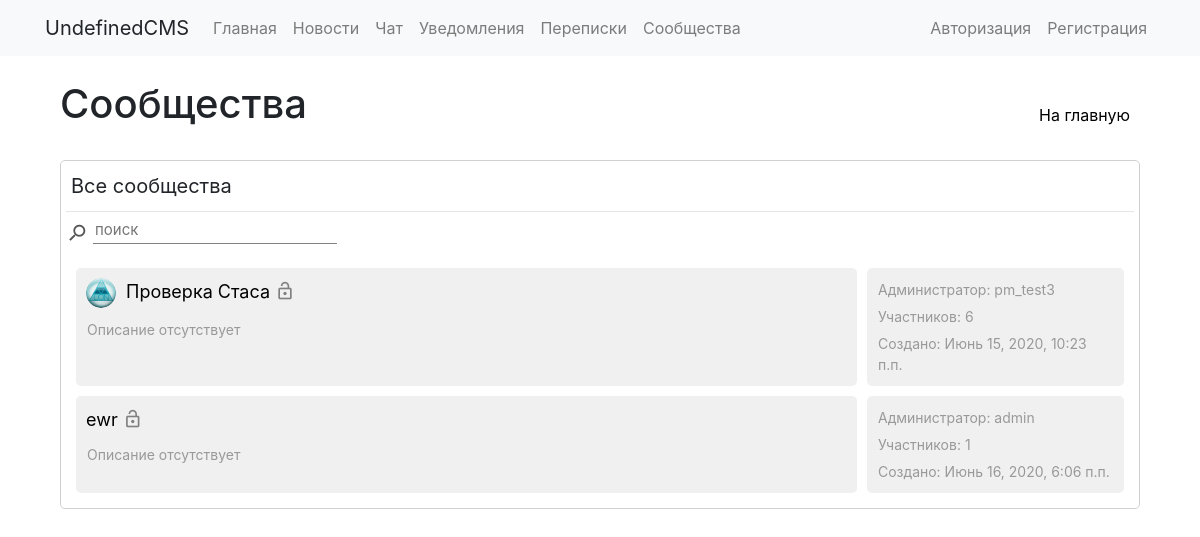
Before: /groups/ with the older database file.
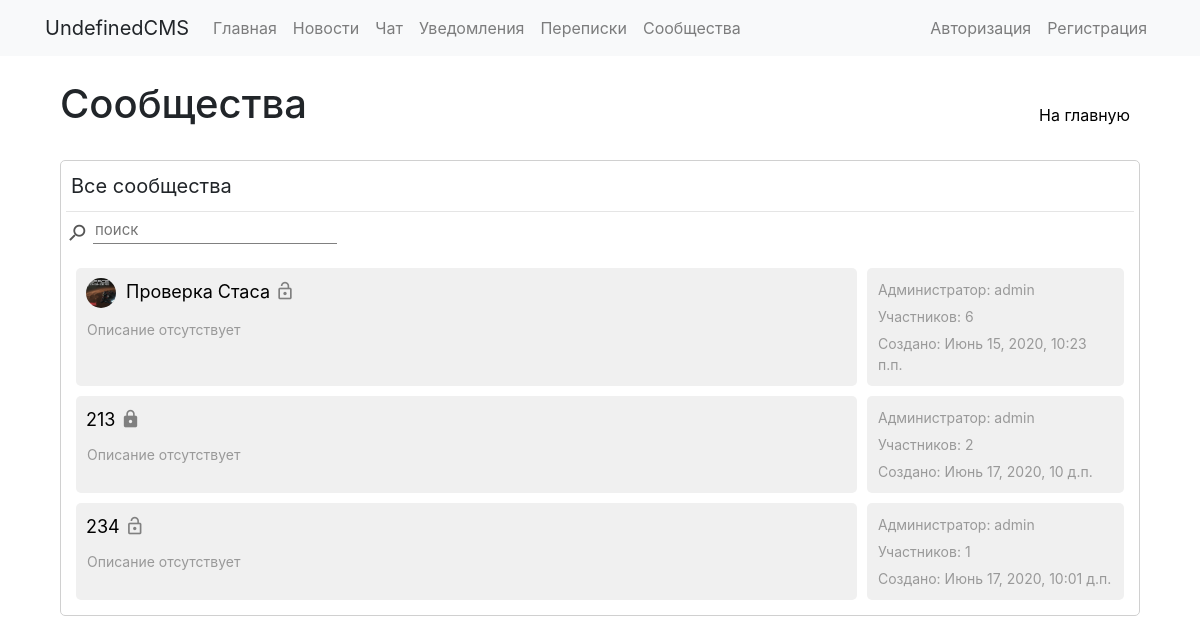
After: the same page with the newer database file.
### communities/models.py (models this page shows)
class Group(models.Model):
	groupname = models.CharField(max_length=40)
	image = models.ImageField(upload_to='groups/groupimages', default=False)
	slug = models.SlugField(max_length=40, unique=True)
	description = models.TextField(blank=True)
	public = models.BooleanField(default=True)
	allowarticles = models.IntegerField(default=2)
	pubdate = models.DateTimeField('date published', default=datetime.now())
	admin = models.ForeignKey(User, on_delete=models.CASCADE, null=True, blank=True, related_name='groups_admins')
	editors = models.ManyToManyField(User, blank=True, related_name='groups_editors')
	subscribers = models.ManyToManyField(User, blank=True, related_name='groups_subs')
	subrequests = models.ManyToManyField(User, blank=True, related_name='groups_requests')
	banned = models.ManyToManyField(User, blank=True, related_name='groups_banned')
	def __str__(self):
		return self.groupname

### communities/views.py (the view)
# urls.py: 2. Add a URL to urlpatterns:  path('', views.home, name='home')
def home(request):
    groups = Group.objects.annotate(members=models.Count('subscribers') + models.Count('editors')).order_by('-members')
    context = {'groups': groups}
    return render(request, 'communities/base.html', context)

### communities/templates/communities/base.html (shortened to what this page needs)
{% extends "base_general.html" %}
{% load static %}
{% block links %}
  <link rel="stylesheet" href="{% static 'communities/css/style.css' %}"/>
{% endblock %}
{% block content %}
  <div class="inline-wrapper">
    <h1>Сообщества</h1>
    <a class="button1" href="../">На главную</a>
  </div>
  <br>
  <div class="plate">
    <div class="inline-wrapper">
      {% if request.user.is_authenticated %}
        <div class="button0" onclick="showgroups('groups_list')">Все сообщества</div>
        <div class="button0" onclick="showgroups('admin_groups_list')">Вы администратор {{ request.user.groups_admins.count }}</div>
        <div class="button0" onclick="showgroups('subs_groups_list')">Вы подписаны {{ request.user.groups_subs.count }}</div>
        <div class="button0" onclick="showgroups('editors_groups_list')">Вы редактор {{ request.user.groups_editors.count }}</div>
        <div class="button0" onclick="showgroups('banned_groups_list')">Вы заблокированы {{ request.user.groups_banned.count }}</div>
        <div class="button0" onclick="showgroups('requests_groups_list')">Заявки {{ request.user.groups_requests.count }}</div>
      {% else %}
        <div class="text1">Все сообщества</div>
      {% endif %}
    </div>
    <hr>
    <div class="inline-wrapper">
      <div class="inline-wrapper">
        <i class="material-icons icon2 flip-vertical" style="margin-top: 5px; margin-right: 5px;">search</i>
        <input id="main_groups_search" class="input2" type="text" placeholder="поиск" onkeyup="searchlist('groups_list', this.value)">
      </div>
    </div>
    <br>
    <div id='groups_list' class="main_groups_list" style="margin-right: 10px; margin-left: 10px;">
      {% for group in groups %}
        <div class="inline-wrapper" name='{{ group }}'>
          <div class="solid" style="width: calc(75% - 5px);">
            <div class="inline-wrapper">
              <div class="inline-wrapper">
                <img class="small-img" src="{{ group.image.url }}" alt="" onError="removeElement(this)">
                <div class="text2-1"><a class="link1" href="{{ group.slug }}">{{ group }}</a></div>
                {% if group.public %}
                  <i class="material-icons icon1" style="margin-top: 8px;" title="открытое сообщество">lock_open</i>
                {% else %}
                  <i class="material-icons icon1" style="margin-top: 8px;" title="закрытое сообщество">lock</i>
                {% endif %}
              </div>
            </div>
            {% if group.description %}
              <div class="text3">{{ group.description }}</div>
            {% else %}
              <div class="text3">Описание отсутствует</div>
            {% endif %}
          </div>
          <div class="solid" style="width: calc(25% - 5px);">
            <div class="text3">Администратор: {{ group.admin }}</div>
            <div class="text3">Участников: {{ group.subscribers.count|add:group.editors.count|add:1 }}</div>
            <div class="text3">Создано: {{ group.pubdate }}</div>
          </div>
        </div>
      {% empty %}
        <div class="text2">Здесь ничего нет</div>
      {% endfor %}
    </div>
  </div>
{% endblock %}

### templates/base_general.html (shortened to what this page needs)
<!doctype html>
<html lang="ru">
  <head>
    <link rel="stylesheet" href="https://stackpath.bootstrapcdn.com/bootstrap/4.3.1/css/bootstrap.min.css">
    {% block links %}{% endblock %}
  </head>
  <body>
    {% include 'standart_menu.html' %}
    <div class="container">
      <div class="row">
        <div class="col-lg-12">
          <div class="container">
			{% block content %}{% endblock %}
          </div>
        </div>
      </div>
    </div>
  </body>
</html>

### templates/standart_menu.html (shortened to what this page needs)
<nav class="navbar navbar-expand-lg navbar-light bg-light sticky-top" >
  <div class="container">
    <a class="navbar-brand">UndefinedCMS</a>
    <div id="my-nav" class="collapse navbar-collapse justify-content-start">
      <ul class="navbar-nav">
        <li class="nav-item">
          <a class="nav-link" href="/">Главная</a>
        </li>
        <li class="nav-item">
          <a class="nav-link" href="/news/">Новости</a>
        </li>
        <li class="nav-item">
          <a class="nav-link" href="/chat/">Чат</a>
        </li>
        <li class="nav-item">
          <a class="nav-link" href="/notifications/">Уведомления</a>
        </li>
          <li class="nav-item">
          <a class="nav-link" href="/conversations/">Переписки</a>
        </li>
        <li class="nav-item">
          <a class="nav-link" href="/groups/">Сообщества</a>
        </li>
      </ul>
    </div>
    <div id="my-nav" class="collapse navbar-collapse justify-content-end">
      <ul class="navbar-nav">
        <li class="nav-item">
          {% if request.user.is_authenticated %}
          <a class="nav-link" href="/profile">Ваш профиль</a>
          {% else %}
          <a class="nav-link" href="/auth/login">Авторизация</a>
          {% endif %}
        </li>
        {% if not request.user.is_authenticated %}
        <li class="nav-item">
          <a class="nav-link" href="/auth/register">Регистрация</a>
        </li>
        {% endif %}
      </ul>
    </div>
  </div>
</nav>

### static/communities/css/style.css (style rules this page uses)
hr { margin: 5px 0px; }
html { overflow-y: scroll; }
* { box-sizing: border-box; text-decoration: none; outline: none; list-style-type: none; height: auto; }
a { color: black; text-decoration: none; }
i, img { -webkit-touch-callout: none; -webkit-user-select: none; -khtml-user-select: none; -moz-user-select: none; -ms-user-select: none; user-select: none; }
.plate { padding: 5px; border: 1px solid #D0D0D0; border-radius: 5px; margin-bottom: 10px; background-color: white; }
.solid { padding: 5px; background-color: #F0F0F0; border-radius: 5px; margin-bottom: 10px; }
.inline-wrapper { display: flex; justify-content: space-between; }
.text1 { margin: 5px; font-size: 20px; white-space: pre-line; }
.text2-1 { margin: 5px; font-size: 18px; white-space: pre-line; }
.text3 { margin: 6px; font-size: 14px; color: #999; white-space: pre-line; }
.button1 { text-align: center; height: 40px; padding: 7px 10px; border-radius: 10px; cursor: pointer; transition: 0.2s; margin-top: auto; }
.input2 { font-size: 15px; min-width: 100px; border: none; border-bottom: 1px solid grey; }
.flip-vertical { -moz-transform: scale(-1, 1); -webkit-transform: scale(-1, 1); -o-transform: scale(-1, 1); transform: scale(-1, 1); filter: FlipH; -ms-filter: "FlipH"; }
.small-img { object-fit: cover; width: 30px; height: 30px; border-radius: 20px; margin: 5px; }
.icon1 { color: grey; font-size: 20px; }
.icon2 { color: #555; font-size: 22px; }

Changed rows visible on the page:
removed Group: groupname "ewr", public True (drawn), description "Описание отсутствует", admin "admin", subscribers.count|add "1", pubdate "Июнь 16, 2020, 6:06 п.п."
changed Group "Проверка Стаса": image: a different picture; admin "pm_test3" → "admin"
added Group: groupname "213", public False (drawn), description "Описание отсутствует", admin "admin", subscribers.count|add "2", pubdate "Июнь 17, 2020, 10 д.п."
added Group: groupname "234", public True (drawn), description "Описание отсутствует", admin "admin", subscribers.count|add "1", pubdate "Июнь 17, 2020, 10:01 д.п."
